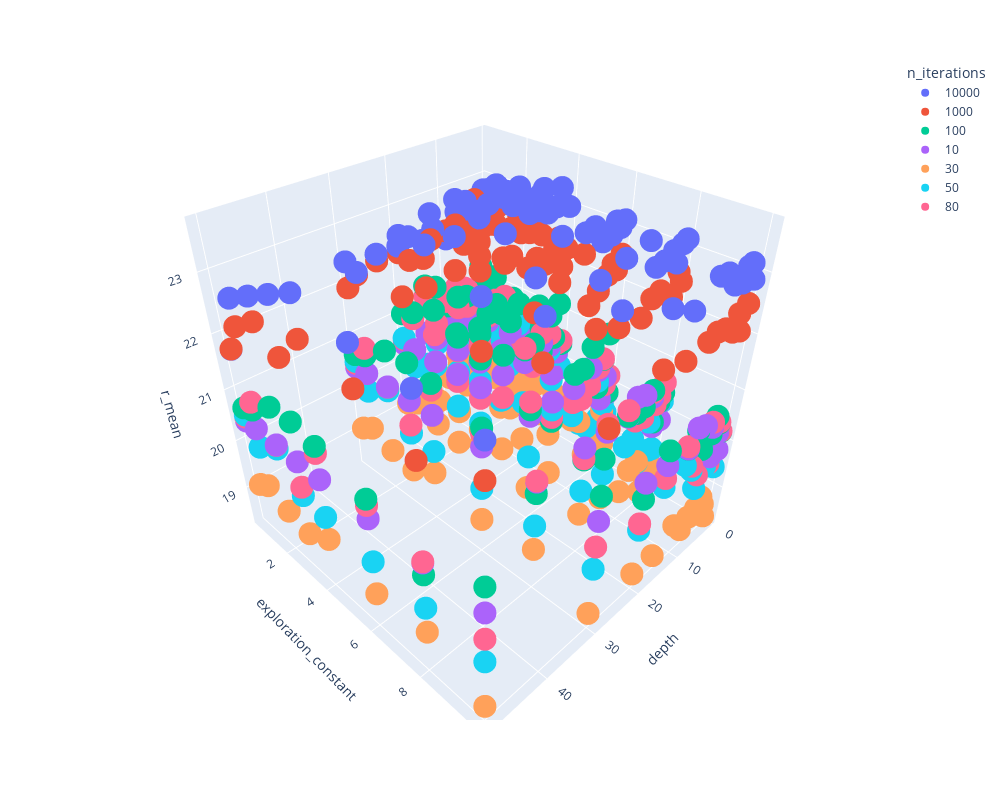

The notebook cell this image was saved under:
### Code cell
px.scatter_3d(df[df["reuse_tree"]==False], x='depth', y='exploration_constant', z='r_mean', color='n_iterations',
              width=1000, height=800)
